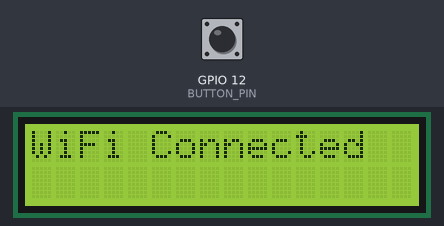
The sketch below on a simulated ESP32. Shown: 16×2 character LCD. The inputs (shaded band) are chosen by the test bench; at power-on: GPIO 12 (BUTTON_PIN) HIGH. WiFi joins after 1.5 s; servers stay silent unless stated; uploads are accepted with an empty reply; the camera gives no picture; what the sketch prints to the serial monitor is not drawn.

Above: at 3.0 s.
3.1 s: GPIO 12 (BUTTON_PIN) pulled LOW for 0.15 s
At 3.26 s:
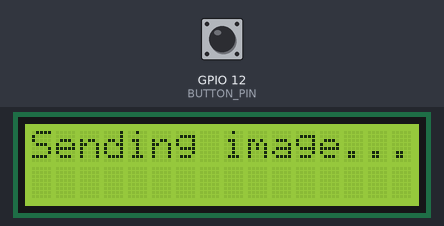
At 4.3 s:
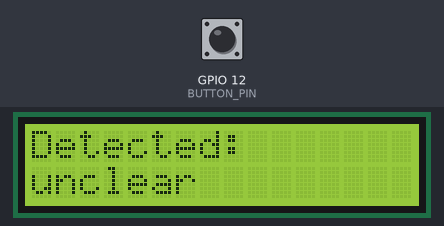
Timing chart, 0 to 6.1 s (numbered marks = the images above; inputs shaded):
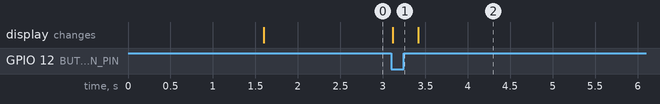

Measured:
- after the input at 3.1 s, the display: changes at once (image 1)

The sketch:

objectdetectioncamera.ino
```cpp
#include "esp_camera.h"
#include <WiFi.h>
#include <HTTPClient.h>
#include <Wire.h>
#include <LiquidCrystal_I2C.h>

// ==== WiFi Credentials ====
const char* ssid = "ADMISION OPEN SHARD CENTER 397";
const char* password = "Sanyam@397!#";

// ==== n8n Webhook URL ====
const char* serverName = "https://n8n-6mdr.onrender.com/webhook/690a8ca4-5136-4216-bddf-595fd4c4cf5c";

// ==== I2C LCD Setup ====
#define SDA_PIN 14
#define SCL_PIN 15
LiquidCrystal_I2C lcd(0x27, 16, 2); // Confirmed address

// ==== Button Pin ====
#define BUTTON_PIN 12  // Choose another GPIO if needed

// ==== Camera Init ====
void startCamera() {
  camera_config_t config;
  config.ledc_channel = LEDC_CHANNEL_0;
  config.ledc_timer   = LEDC_TIMER_0;
  config.pin_d0       = 5;
  config.pin_d1       = 18;
  config.pin_d2       = 19;
  config.pin_d3       = 21;
  config.pin_d4       = 36;
  config.pin_d5       = 39;
  config.pin_d6       = 34;
  config.pin_d7       = 35;
  config.pin_xclk     = 0;
  config.pin_pclk     = 22;
  config.pin_vsync    = 25;
  config.pin_href     = 23;
  config.pin_sscb_sda = 26;
  config.pin_sscb_scl = 27;
  config.pin_pwdn     = 32;
  config.pin_reset    = -1;
  config.xclk_freq_hz = 20000000;
  config.pixel_format = PIXFORMAT_JPEG;
  config.frame_size   = FRAMESIZE_QVGA;
  config.jpeg_quality = 10;
  config.fb_count     = 1;

  esp_err_t err = esp_camera_init(&config);
  if (err != ESP_OK) {
    Serial.printf("Camera init failed with error 0x%x\n", err);
    lcd.clear();
    lcd.setCursor(0, 0);
    lcd.print("Camera Init Fail");
  }
}

// ==== Send Image to Webhook ====
void sendImage() {
  Serial.println("Button Pressed: Sending image...");

  lcd.clear();
  lcd.setCursor(0, 0);
  lcd.print("Sending image...");

  camera_fb_t* fb = esp_camera_fb_get();
  if (!fb) {
    Serial.println("Camera capture failed.");
    lcd.setCursor(0, 1);
    lcd.print("Capture failed");
    return;
  }

  HTTPClient http;
  http.begin(serverName);
  http.addHeader("Content-Type", "application/octet-stream");

  int httpResponseCode = http.POST(fb->buf, fb->len);
  String result;

  if (httpResponseCode > 0) {
    result = http.getString();
    Serial.println("Server response:");
    Serial.println(result);
  } else {
    result = "HTTP error";
    Serial.printf("HTTP POST failed: %s\n", http.errorToString(httpResponseCode).c_str());
  }

  esp_camera_fb_return(fb);
  http.end();

  // === Parse JSON ===
  String objectName = "";
  int start = result.indexOf(":\"") + 2;
  int end = result.indexOf("\"", start);
  if (start > 1 && end > start) {
    objectName = result.substring(start, end);
  } else {
    objectName = "unclear";
  }

  // === Display on LCD and Serial ===
  lcd.clear();
  lcd.setCursor(0, 0);
  lcd.print("Detected:");
  lcd.setCursor(0, 1);
  lcd.print(objectName.substring(0, 16));  // First 16 chars only

  Serial.print("Detected: ");
  Serial.println(objectName);
}

void setup() {
  Serial.begin(115200);

  // ==== LCD Init ====
  Wire.begin(SDA_PIN, SCL_PIN);
  lcd.init();
  lcd.backlight();

  // ==== Button Setup ====
  pinMode(BUTTON_PIN, INPUT_PULLUP);

  // ==== WiFi Connect ====
  lcd.setCursor(0, 0);
  lcd.print("Connecting WiFi");
  WiFi.begin(ssid, password);
  unsigned long startAttempt = millis();
  while (WiFi.status() != WL_CONNECTED && millis() - startAttempt < 15000) {
    delay(500);
    Serial.print(".");
  }

  lcd.clear();
  if (WiFi.status() == WL_CONNECTED) {
    lcd.setCursor(0, 0);
    lcd.print("WiFi Connected");
    Serial.println("\nWiFi connected.");
  } else {
    lcd.setCursor(0, 0);
    lcd.print("WiFi Failed");
    Serial.println("\nWiFi failed.");
    return;
  }

  // ==== Camera Init ====
  startCamera();
}

void loop() {
  static bool buttonPressed = false;

  // Simple edge detection
  if (digitalRead(BUTTON_PIN) == LOW && !buttonPressed) {
    buttonPressed = true;
    sendImage();
  }

  if (digitalRead(BUTTON_PIN) == HIGH && buttonPressed) {
    buttonPressed = false;
  }
}
```
